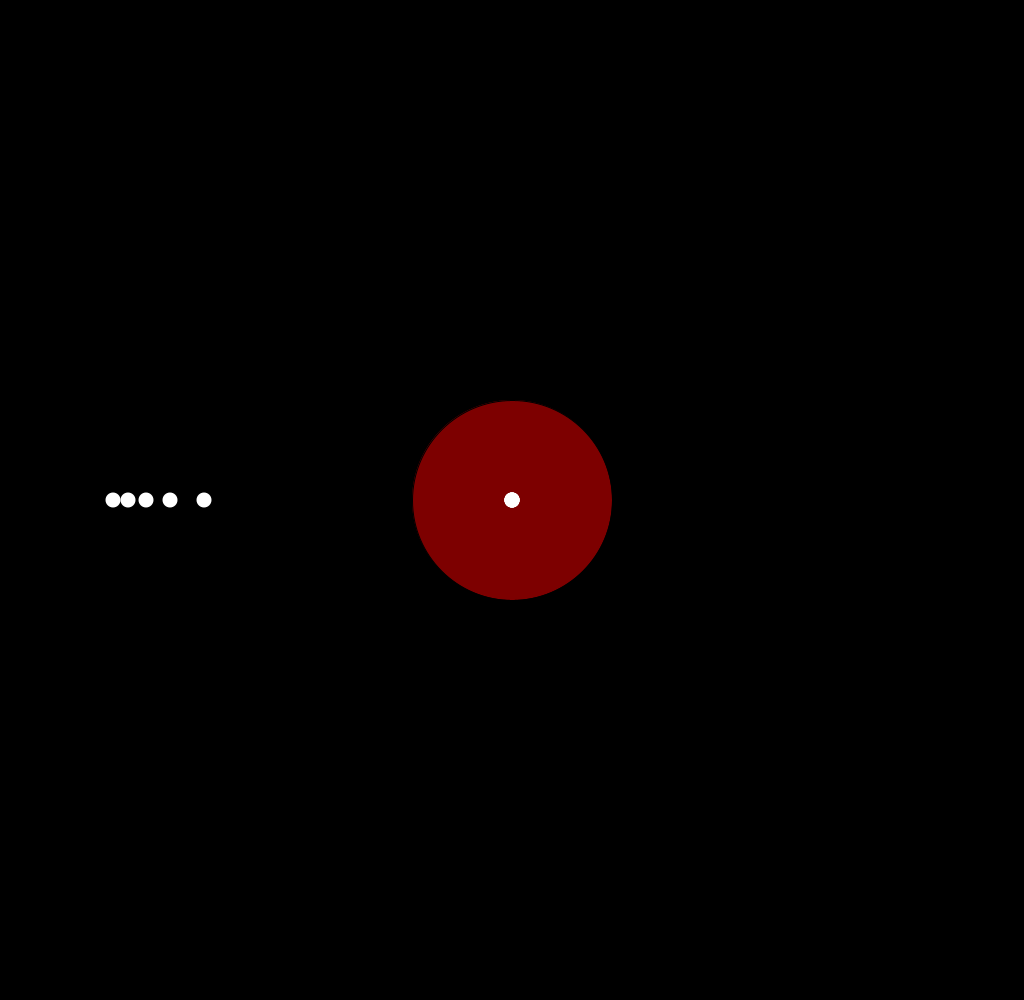
Frame 1 (no input)
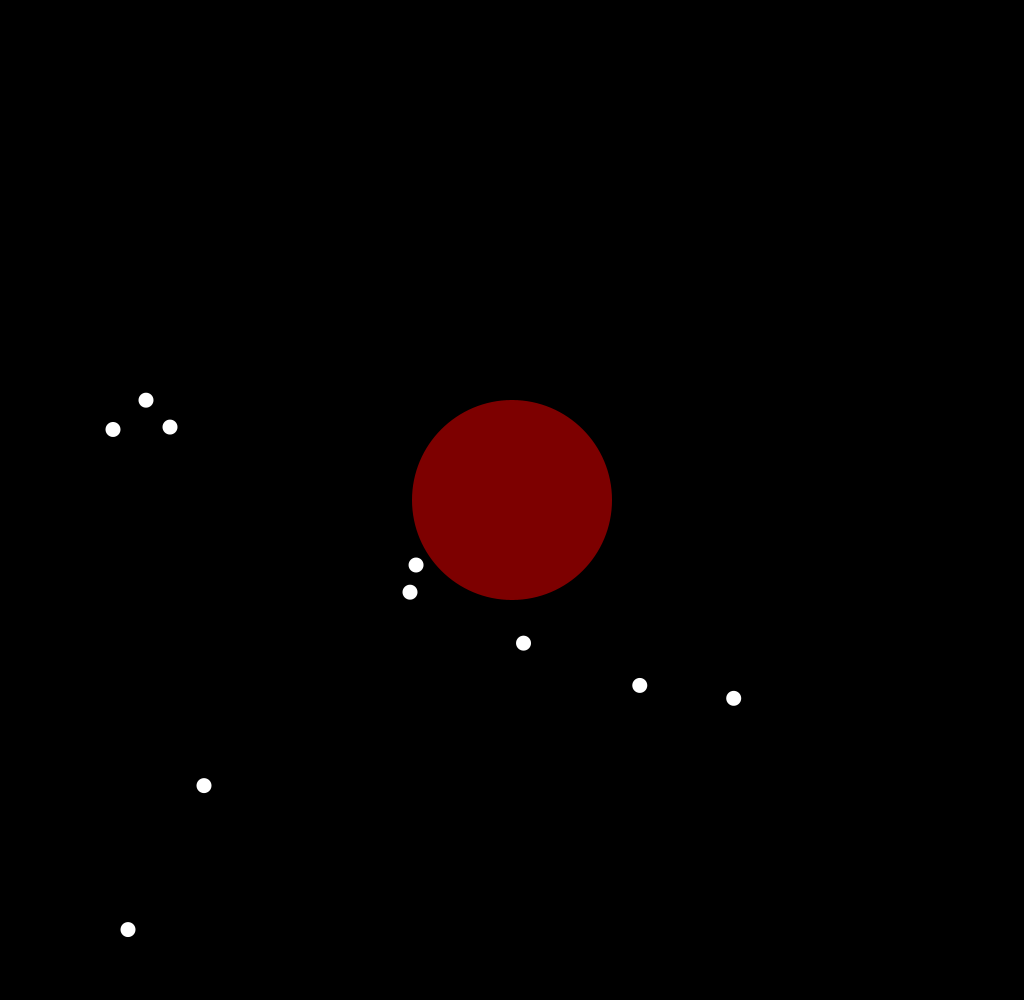
Frame 60 (the mouse pressed at the canvas centre just before this capture)
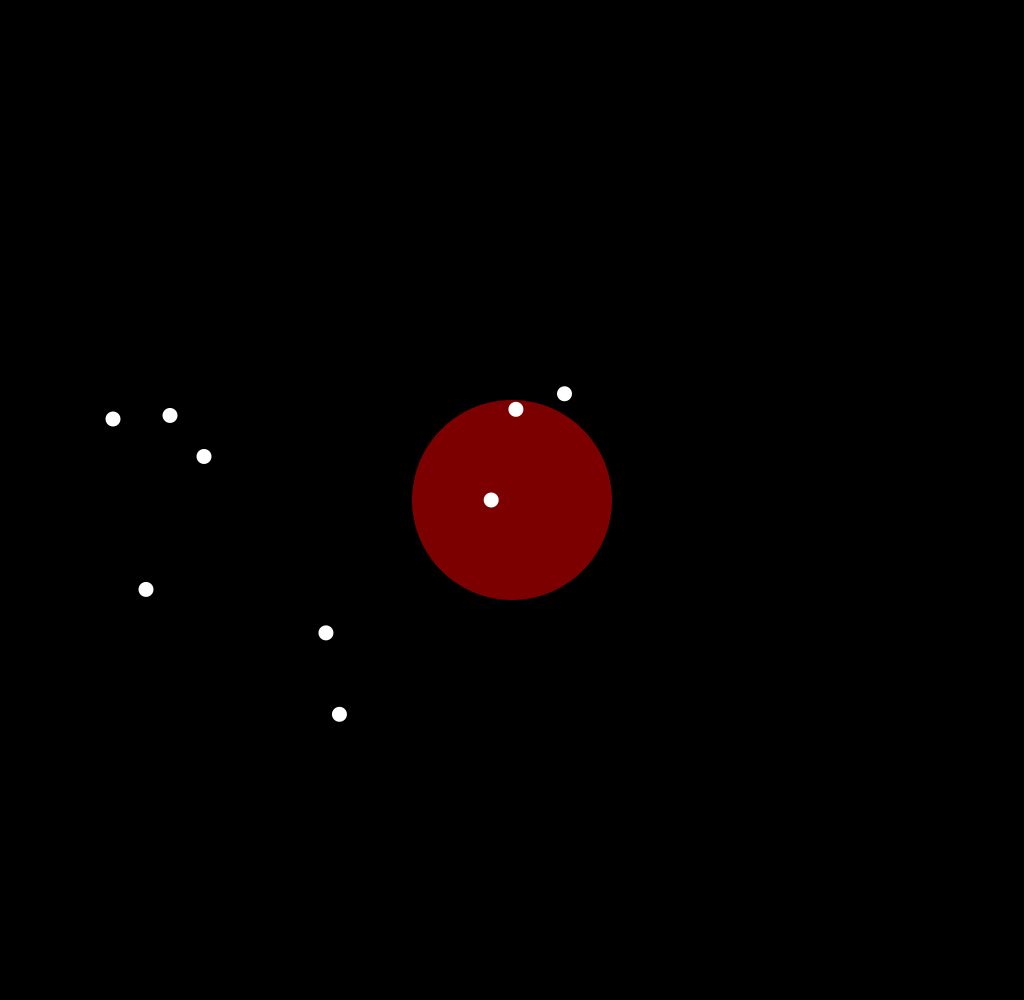
Frame 120 (the mouse held since frame 60 and released just before this capture)

The Processing sketch that drew these frames (run headless with seeded random() and noise(); from frame 60 on, the mouse is pressed at the canvas centre):

// Processing sketch: orbit
// ── orbit.pde
Particle[] particles = new Particle[10];

void setup() {
  size(1024, 1000);
  
  
  
  
  for (int i=0 ; i<5 ; i++)
  {
    particles[i] = new Particle(width/2, height/2,40+cos(i),20+cos(i),8*cos(i),2*cos(i));  
  }
  
  for (int i=5 ; i<10 ; i++)
  {
    particles[i] = new Particle(width/(i), height/2,0,40+cos(i),0,10*cos(i));  
  }  
}

void draw() {
    background(0);
    //fill(255);
      
    
    for (int i=0 ; i<10 ; i++)
    {
      particles[i].update();
      particles[i].show(2);  
    } 
    
    fill(125, 0, 0);
    ellipse(width/2, height/2,200,200);
    
    for (int i=0 ; i<10 ; i++)
    {
      particles[i].update();
      particles[i].show(1);  
    }  
}

// ── Particle.pde
class Particle {
  float _x;
  float _y;
  
  float _y0;
  float _x0;
  
  float _vy;
  float _vx;
  float _vy0;
  float _vx0;
  float _a;
  float _ax;
  float _t=0;
  
  float _dir;
  float _timeTotal;
  float _timeTotalX;
  float _step = 0.125;
  
  boolean _up;
  boolean _left;
  
  int pass;
  
  boolean _front;
  
  Particle(float x, float y, float vx, float vy, float ax, float a) 
  {
    _x0  = _x = x;
    _y0  = _y = y;
    _vx0 = _vx = vx;
    _vy0 = _vy = vy;
    _a   = a;
    _ax = ax; //<>//
  }
  
  void update()
  {
    move();
    
    if(MRUVGetV(_vx0,_a,_timeTotalX)== 0){
      _front = !_front;
    }
  } 
  
  void show(int i)
  {
    if(_front && i ==2){
      fill(255);
      noStroke();
      ellipse(_x,_y,15,15);    
    }
    
    if(!_front && i ==1){
      fill(255);
      noStroke();
      ellipse(_x,_y,15,15);    
    }
    
    
    //if(round(MRUVGetV(_vy0,_a,_timeTotal))==0)
    //{
    //  textSize(12);
    //  text(str(_y), _x, _y); 
    //  fill(0, 102, 153);  
    //}
      
     //textSize(12);
     //text(str(round(MRUVGetV(_vy0,_a,_timeTotal)))+"m/s", _x+5, _y); 
  }
  
  void move()
  {
    
    moveY();
    moveX(); //<>//
  }
  
  void moveX()
  {
    _timeTotalX += _step;
    if (_x > _x0 && !_left)
    {
      _ax = -abs(_ax);
      _vx0 = abs(_vx0);
      _left = !_left;
      _timeTotalX = 0;
    }
    else if( _x < _x0 && _left)
    {
      _ax = abs(_ax);
      _vx0 = -abs(_vx0);
      _left = !_left;
      _timeTotalX = 0;
    }
    
    _x = MRUVGetPos(_x0, _vx0, _timeTotalX, _ax);
  }
  
  void moveY()
  {
    _timeTotal += _step;
 
    if (_y > _y0 && !_up)
    {
      _a = -abs(_a);
      _vy0 = abs(_vy0);
      _up = !_up;
      _timeTotal = 0;
    }
    else if( this._y < _y0 && _up)
    {
      _a = abs(_a);
      _vy0 = -abs(_vy0);
      _up = !_up;
      _timeTotal = 0;
    }
    
    this._y = MRUVGetPos(_y0, _vy0, _timeTotal, _a);
  }
 //<>//
  
  float MRUVGetPos(float p0, float v0, float t, float a)
  {
    float res;
    
    res = p0 + v0*t + 0.5*a*sq(t);
    return res; 
  }
  
  float MRUVGetV(float v0,float a, float t)
  {
    return v0 + a*t;
  }
}
